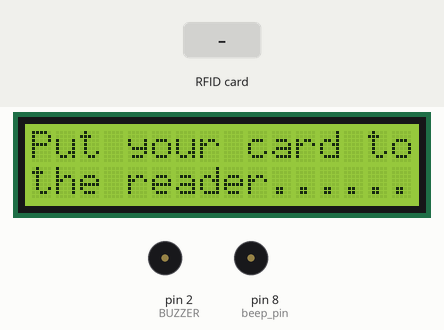
Recording of a sketch running on a simulated Arduino Uno, built with avr-gcc and run on an emulated ATmega328P. Shown: 16×2 character LCD, buzzer (waves = sounding, pin HIGH). Inputs (shaded band) come from the test bench. Pins used as bus, display or sensor lines are not drawn; what the sketch prints to the serial monitor is not drawn.

Above: at 2.8 s.
2.9 s: RFID card B2 7F 29 1B held to the reader
At 3.38 s:
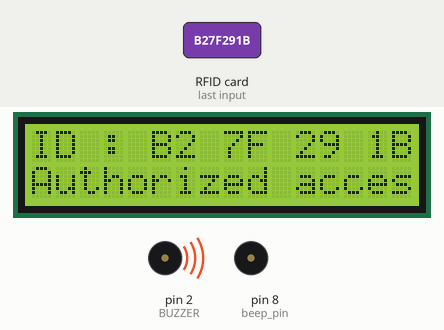
At 4.4 s:
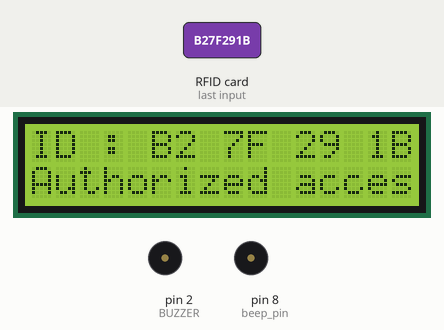
5.9 s: RFID card 5E 7A 19 C4 held to the reader
At 7.7 s:
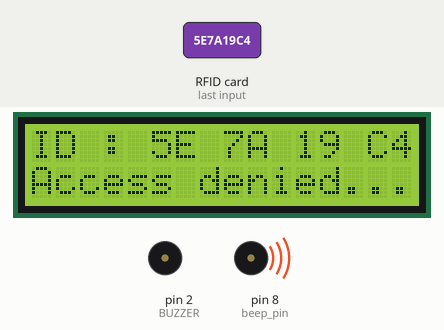
Timing chart, 0 to 10.0 s (numbered marks = the images above; inputs shaded):
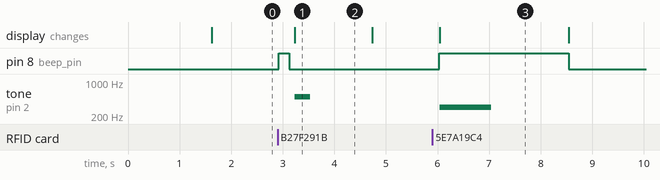

Measured:
- after the input at 2.9 s, pin 8 (beep_pin): LOW → HIGH at once, → LOW 0.20 s later; tone on pin 2 (BUZZER): silent → 500 Hz after 0.33 s, → silent 0.30 s later; the display: changes after 0.33 s (image 1)
- after the input at 5.9 s, pin 8 (beep_pin): LOW → HIGH after 0.14 s, → LOW 2.5 s later; tone on pin 2 (BUZZER): silent → 300 Hz after 0.14 s, → silent 1.0 s later; the display: changes after 0.14 s (image 3)
- what the display in image 1 shows lasts 1.5 s, from 3.2 s to 4.7 s

The sketch:

LED_and_Card_Auth_Code.ino
```cpp
#include <SPI.h>
#include <MFRC522.h>
#include <LiquidCrystal.h>

#define SS_PIN 10
#define RST_PIN 9
#define BUZZER 2
MFRC522 mfrc522(SS_PIN, RST_PIN);   // Create MFRC522 instance.

#define beep_pin 8

LiquidCrystal lcd(2, 3, 4, 5, 6, 7);

void setup()
{
  Serial.begin(9600);   // Initiate a serial communication

  pinMode(beep_pin,OUTPUT);
  digitalWrite(beep_pin,LOW);
   pinMode(BUZZER, OUTPUT);
  noTone(BUZZER);

  lcd.begin(16, 2);
  lcd.setCursor(3, 1);
  lcd.print("Welcome!!");
  lcd.setCursor(0, 0);
  lcd.print("TripPay is ready!!");
  delay(1500);
  lcd.clear();


  SPI.begin();      // Initiate  SPI bus
  mfrc522.PCD_Init();   // Initiate MFRC522
  Serial.println("Put your card to the reader...");
  Serial.println();

}
void loop()
{
  digitalWrite(beep_pin, LOW);
  lcd.clear();
  lcd.setCursor(0, 0);
  lcd.print("Put your card to");
  lcd.setCursor(0, 1);
  lcd.print("the reader......");
  delay(300);

  // Look for new cards
  if ( ! mfrc522.PICC_IsNewCardPresent())
  {
    return;
  }
  // Select one of the cards
  if ( ! mfrc522.PICC_ReadCardSerial())
  {
    return;
  }
  //Show UID on serial monitor
  Serial.print("UID tag :");
  String content= "";
  byte letter;
  for (byte i = 0; i < mfrc522.uid.size; i++)
  {
     Serial.print(mfrc522.uid.uidByte[i] < 0x10 ? " 0" : " ");
     Serial.print(mfrc522.uid.uidByte[i], HEX);
     content.concat(String(mfrc522.uid.uidByte[i] < 0x10 ? " 0" : " "));
     content.concat(String(mfrc522.uid.uidByte[i], HEX));
  }
  Serial.println();
  Serial.print("Message : ");
  content.toUpperCase();


  if (content.substring(1) == "B2 7F 29 1B") //change here the UID of the card/cards that you want to give access
  {
    digitalWrite(beep_pin,HIGH);
    delay(200);
    digitalWrite(beep_pin,LOW);
    delay(100);
    lcd.setCursor(0, 0);
    lcd.print("ID : ");
    lcd.print(content.substring(1));
    lcd.setCursor(0, 1);
    lcd.print("Authorized access");
    Serial.println("Authorized access");
    tone(BUZZER, 500);
    delay(300);
    noTone(BUZZER);
    delay(1200);
  }

 else   {
    digitalWrite(beep_pin,HIGH);
    lcd.setCursor(0, 0);
    lcd.print("ID : ");
    lcd.print(content.substring(1));
    lcd.setCursor(0, 1);
    lcd.print("Access denied");
    Serial.println(" Access denied");
    tone(BUZZER, 300);
    delay(1000);
    noTone(BUZZER);
    delay(1500);
     }
}
```
